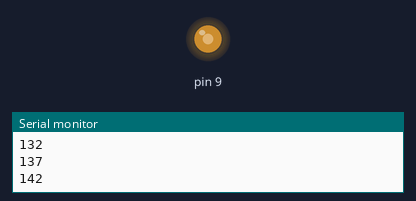
This sketch was run on a simulated Arduino Uno, built with avr-gcc and run on an emulated ATmega328P. On the bench: output pins drawn as LEDs (lit = HIGH), the last lines printed to the serial monitor.

Above: at 0.05 s.
At 1.3 s:
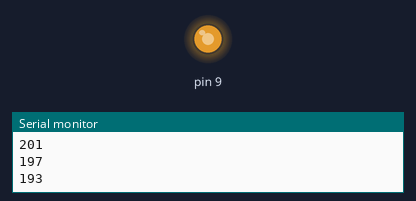
At 2.0 s:
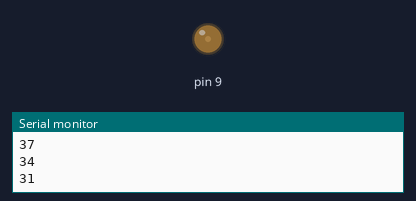
At 3.0 s:
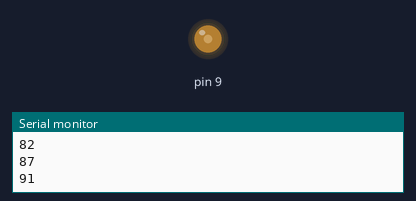
Timing chart, 0 to 7.2 s (numbered marks = the images above):
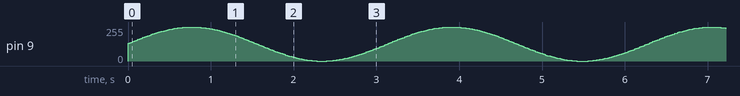

The sketch:

AVRGCC_PWM.ino
```cpp
float sample_time;
float sim_time = 0.0;

uint32_t start_time, end_time;

uint32_t MicrosSampleTime;
uint16_t duty_value;

void setup() {
  // put your setup code here, to run once:
  Serial.begin(115200);                   // 통신 속도 초기화
  sample_time = 0.02;                      // 0.02초의 sampling time
  MicrosSampleTime = (uint32_t)(sample_time * 1e6);             // micro second 단위로 변환

  DDRB |= (1 << DDB1);                      // 아두이노 9번(PB1/OC1A) 출력 선언

  TCCR1B &= ~(1 << WGM13);
  TCCR1B |= (1 << WGM12);
  TCCR1A &= ~(1 << WGM11);
  TCCR1A |= (1 << WGM10);                   // 8-bit Fast PWM mode

  TCCR1A |= (1 << COM1A1);
  TCCR1A &= ~(1 << COM1A0);                 // Clear OC1A on Compare Match

  TCCR1B &= ~(1 << CS12);
  TCCR1B |= (1 << CS11);
  TCCR1B |= (1 << CS10);                    // prescaler: clk/64

  TCNT1 = 0;

  start_time = micros();                      // 시작 시간 기록
  end_time = start_time + MicrosSampleTime;   // 종료 시간(시작 시간 + 샘플링 시간) 기록
}

void loop() {
  // put your main code here, to run repeatedly:
  sim_time += sample_time;
  duty_value = (uint16_t)(127.5 * sin(2 * sim_time) + 127.5);
  OCR1A = duty_value;
  Serial.println(duty_value);               // 시리얼 플로터에 현재 duty value를 전송

  while (!((end_time - micros()) & 0x80000000));      // 종료시간이 될때까지 기다림 (0x80000000은 음수가 될때를 의미함)
  end_time += MicrosSampleTime;                       // 다음 sampling time 종료 시간 update
}
```
